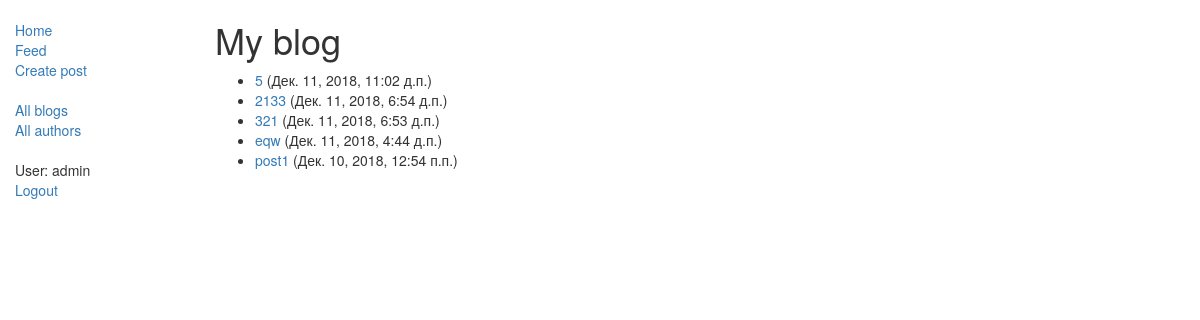
Page /blog/ (signed in) on the earlier database version.
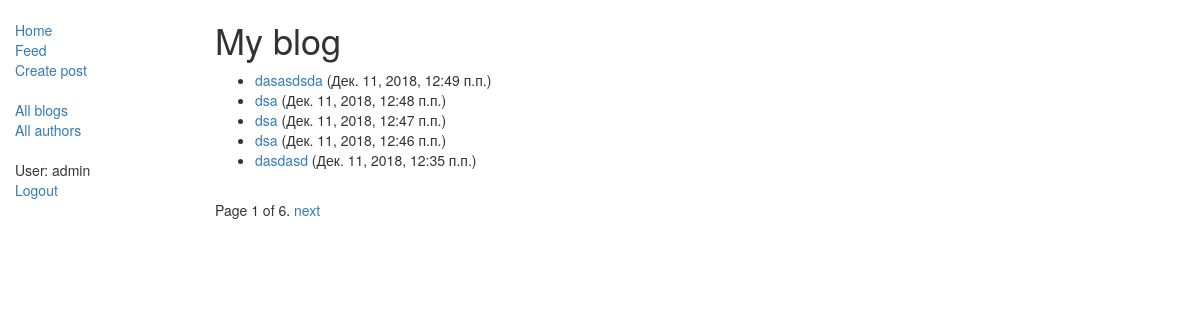
Same page on the later database version.
### blog/models.py (models this page shows, shortened)
class Blog(models.Model):
    title = models.CharField(max_length=200)
    author = models.ForeignKey(Author, on_delete=models.SET_NULL, null=True)
    text = models.TextField()
    post_date = models.DateTimeField(auto_now_add=True)
    class Meta:
        ordering = ['-post_date']
    def get_absolute_url(self):
        return reverse('blog-detail', args=[str(self.id)])

### blog/views.py (the view)
# urls.py: path('', views.Index.as_view(), name='index'),
class Index(LoginRequiredMixin, generic.ListView):
    model = Blog
    paginate_by = 5
    template_name = 'index.html'
    def get_queryset(self):
        return Blog.objects.filter(author__user=self.request.user).order_by('-post_date')

### blog/templates/index.html
{% extends "base.html" %}
{% block content %}
    {% if user.is_authenticated %}
        <h1>My blog</h1>
        {% if blog_list %}
            <ul>
                {% for blog in blog_list %}
                    <li>
                        <a href="{{ blog.get_absolute_url }}">{{ blog.title }}</a> ({{ blog.post_date }})
                    </li>
                {% endfor %}
            </ul>
        {% else %}
            <p>There are no posts.</p>
        {% endif %}
    {% else %}
        <h1>Django Blog Home</h1>
        <p>Welcome to <em>Django Blog</em></p>
    {% endif %}
{% endblock %}

### blog/templates/base.html (shortened to what this page needs)
<!DOCTYPE html>
<html lang="en">
<head>
    <link rel="stylesheet" href="https://maxcdn.bootstrapcdn.com/bootstrap/3.3.7/css/bootstrap.min.css">
</head>
<body>
    <div class="container-fluid">
        <div class="row">
            <div class="col-sm-2">
                {% block sidebar %}
                <ul class="sidebar-nav">
                    <li><a href="{% url 'index' %}">Home</a></li>
                    <li><a href="{% url 'feed' %}">Feed</a></li>
                    <li><a href="{% url 'blog-create' %}">Create post</a></li>
                </ul>
                <ul class="sidebar-nav">
                    <li><a href="{% url 'blogs' %}">All blogs</a></li>
                    <li><a href="{% url 'authors' %}">All authors</a></li>
                </ul>
                <ul class="sidebar-nav">
                    {% if user.is_authenticated %}
                        <li>User: {{ user.get_username }}</li>
                        <li><a href="{% url 'logout'%}?next={{request.path}}">Logout</a></li>
                    {% else %}
                        <li><a href="{% url 'login'%}?next={{request.path}}">Login</a></li>
                    {% endif %}
                </ul>
                {% endblock %}
            </div>
            <div class="col-sm-10 ">
                {% block content %}{% endblock %}
                {% block pagination %}
                    {% if is_paginated %}
                        <div class="pagination">
                            <span class="page-links">
                            <span class="page-current">
                                Page {{ page_obj.number }} of {{ page_obj.paginator.num_pages }}.
                            </span>
                            {% if page_obj.has_next %}
                                <a href="{{ request.path }}?page={{ page_obj.next_page_number }}">next</a>
                            {% endif %}
                            </span>
                        </div>
                    {% endif %}
                {% endblock %}
            </div>
        </div>
    </div>
</body>
</html>

Differences in the rows shown:
no longer on this page (row unchanged): Blog: title "5", post_date "Дек. 11, 2018, 11:02 д.п."
no longer on this page (row unchanged): Blog: title "2133", post_date "Дек. 11, 2018, 6:54 д.п."
no longer on this page (row unchanged): Blog: title "321", post_date "Дек. 11, 2018, 6:53 д.п."
no longer on this page (row unchanged): Blog: title "eqw", post_date "Дек. 11, 2018, 4:44 д.п."
no longer on this page (row unchanged): Blog: title "post1", post_date "Дек. 10, 2018, 12:54 п.п."
added Blog: title "dasasdsda", post_date "Дек. 11, 2018, 12:49 п.п."
added Blog: title "dsa", post_date "Дек. 11, 2018, 12:48 п.п."
added Blog: title "dsa", post_date "Дек. 11, 2018, 12:47 п.п."
added Blog: title "dsa", post_date "Дек. 11, 2018, 12:46 п.п."
added Blog: title "dasdasd", post_date "Дек. 11, 2018, 12:35 п.п."
Other differences:
{{ page_obj.number }}: (not shown) → "1"
{{ page_obj.paginator.num_pages }}: (not shown) → "6"
text now shown: "Page of . next"
